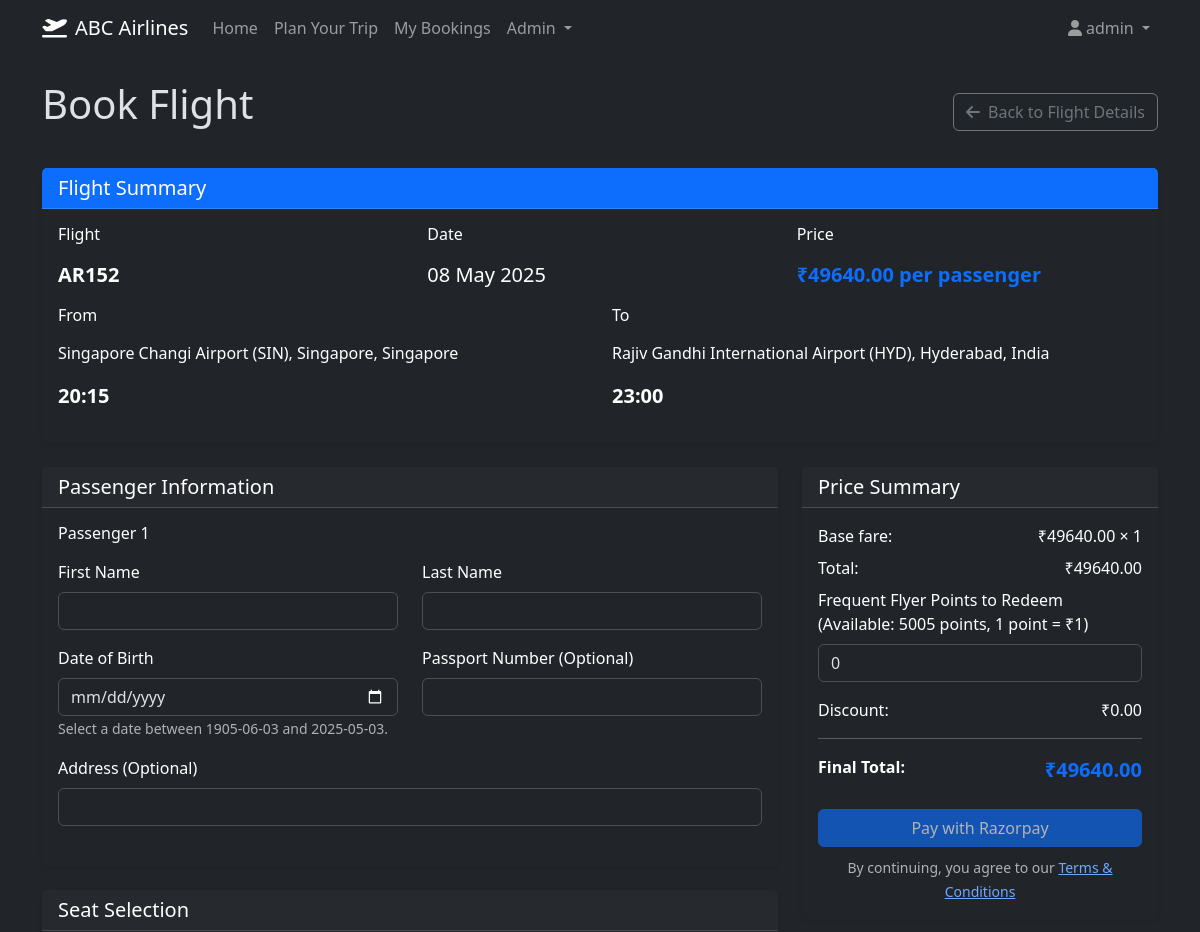
The app's page /flights/107/book (signed in, upper part), older data.
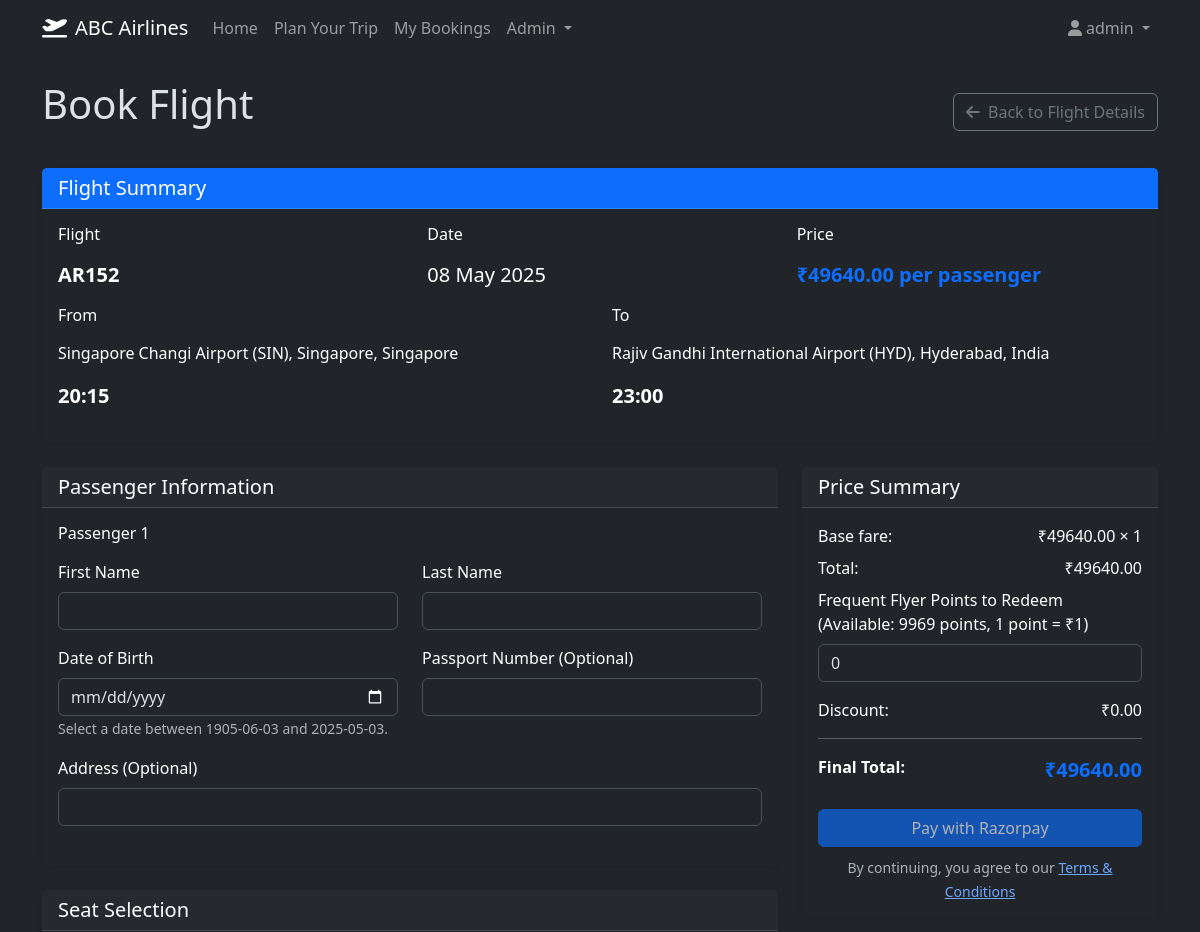
The same page, newer data.
### models.py (models this page shows, shortened)
class User(UserMixin, db.Model):
    __tablename__ = 'users'
    id = db.Column(db.Integer, primary_key=True)
    username = db.Column(db.String(80), unique=True, nullable=False)
    email = db.Column(db.String(120), unique=True, nullable=False)
    password_hash = db.Column(db.String(128), nullable=False)
    is_admin = db.Column(db.Boolean, default=False)
    frequent_flyer_points = db.Column(db.Integer, default=0)
    created_at = db.Column(db.DateTime, nullable=False, default=datetime.utcnow)  # Add created_at
    bookings = db.relationship('Booking', backref='user', lazy=True)

### routes.py (the view)
@app.route('/flights/<int:flight_id>/book', methods=['GET'])
@login_required
def book_flight(flight_id):
    flight = data.get_flight_by_id(flight_id)
    if not flight:
        flash('Flight not found', 'danger')
        return redirect(url_for('index'))
    passengers = int(request.args.get('passengers', 1))
    if flight.seats_available < passengers:
        flash(f'Not enough seats available. Only {flight.seats_available} seats left.', 'danger')
        return redirect(url_for('flight_details', flight_id=flight_id))
    form = BookingForm(flight_id=flight_id)
    while len(form.passengers) < passengers:
        form.passengers.append_entry()
    while len(form.passengers) > passengers:
        form.passengers.pop_entry()
    today = date.today()
    max_dob = (today - timedelta(days=1)).isoformat()
    min_dob = (today - timedelta(days=120*365)).isoformat()
    total_price = flight.get_current_price() * passengers
    return render_template(
        'booking.html',
        form=form,
        flight=flight,
        passengers=passengers,
        total_price=total_price,
        discount=0,
        final_price=total_price,
        get_airport_name=data.get_airport_name,
        format_datetime=format_datetime,
        format_price=format_price,
        seat_map=data.get_seat_map(flight_id),
        max_dob=max_dob,
        min_dob=min_dob
    )

### forms.py (shortened to what this page needs)
class BookingForm(FlaskForm):
    flight_id = HiddenField('Flight ID', validators=[DataRequired()])
    passengers = FieldList(FormField(PassengerForm), min_entries=1)
    selected_seats = HiddenField('Selected Seats')
    points_to_redeem = IntegerField('Frequent Flyer Points to Redeem', default=0, validators=[NumberRange(min=0)])
    submit = SubmitField('Confirm Booking')

class PassengerForm(FlaskForm):
    first_name = StringField('First Name', validators=[DataRequired(), Length(max=50)])
    last_name = StringField('Last Name', validators=[DataRequired(), Length(max=50)])
    date_of_birth = DateField('Date of Birth', validators=[DataRequired()], format='%Y-%m-%d')
    passport_number = StringField('Passport Number (Optional)', validators=[Length(max=20)])
    address = StringField('Address (Optional)', validators=[Length(max=200)])

### app.py (called while the page is built)
@login_manager.user_loader
def load_user(user_id):
    from models import User
    return User.query.get(int(user_id))

### data.py (called while the page is built)
def get_flight_by_id(flight_id):
    return Flight.query.get(flight_id)

### models.py (called while the page is built)
    def get_current_price(self):
        return self.price

### templates/booking.html (shortened to what the changed rows need)
{% extends "base.html" %}
{% block content %}
<div class="mb-4">
    <div class="d-flex justify-content-between align-items-center mb-4">
        <h1>Book Flight</h1>
    </div>
    <form method="post" id="bookingForm">
        <div class="row">
            <div class="col-md-4">
                <div class="card mb-4 bg-dark text-white">
                    <div class="card-body">
                        {% if current_user.frequent_flyer_points > 0 %}
                        <div class="row mb-3">
                            <div class="col-12">
                                <label for="{{ form.points_to_redeem.id }}" class="form-label">
                                    Frequent Flyer Points to Redeem (Available: {{ current_user.frequent_flyer_points }} points, 1 point = ₹1)
                                </label>
                                {{ form.points_to_redeem(class="form-control", max=current_user.frequent_flyer_points, min=0, value=0) }}
                            </div>
                        </div>
                        <div class="d-flex justify-content-between mb-2">
                            <span>Discount:</span>
                            <span id="discountAmount">{{ format_price(discount) }}</span>
                        </div>
                        {% else %}
                        <div class="d-flex justify-content-between mb-2">
                            <span>Discount:</span>
                            <span id="discountAmount">{{ format_price(0) }}</span>
                        </div>
                        <p class="text-muted small">No frequent flyer points available.</p>
                        {% endif %}
                    </div>
                </div>
            </div>
        </div>
    </form>
</div>
{% endblock %}

### templates/base.html (shortened to what this page needs)
<!DOCTYPE html>
<html lang="en" data-bs-theme="dark">
<head>
    <link rel="stylesheet" href="https://cdn.jsdelivr.net/npm/bootstrap@5.3.3/dist/css/bootstrap.min.css">
    <link rel="stylesheet" href="https://cdnjs.cloudflare.com/ajax/libs/font-awesome/6.0.0/css/all.min.css">
    <link rel="stylesheet" href="{{ url_for('static', filename='css/custom.css') }}">
</head>
<body>
    <nav class="navbar navbar-expand-lg navbar-dark bg-dark mb-4">
        <div class="container">
            <a class="navbar-brand" href="{{ url_for('index') }}">
                <i class="fas fa-plane-departure me-2"></i>ABC Airlines
            </a>
            <div class="collapse navbar-collapse" id="navbarNav">
                <ul class="navbar-nav me-auto">
                    <li class="nav-item">
                        <a class="nav-link" href="{{ url_for('index') }}">Home</a>
                    </li>
                    <li class="nav-item">
                        <button class="btn btn-link nav-link" data-bs-toggle="modal" data-bs-target="#travelModal">Plan Your Trip</button>
                    </li>
                    {% if current_user.is_authenticated %}
                    <li class="nav-item">
                        <a class="nav-link" href="{{ url_for('my_bookings') }}">My Bookings</a>
                    </li>
                    {% endif %}
                    {% if current_user.is_authenticated and current_user.is_admin %}
                    <li class="nav-item dropdown">
                        <a class="nav-link dropdown-toggle" href="#" id="adminDropdown" role="button" data-bs-toggle="dropdown">
                            Admin
                        </a>
                    </li>
                    {% endif %}
                </ul>
                <ul class="navbar-nav">
                    {% if current_user.is_authenticated %}
                    <li class="nav-item dropdown">
                        <a class="nav-link dropdown-toggle" href="#" id="userDropdown" role="button" data-bs-toggle="dropdown">
                            <i class="fas fa-user me-1"></i>{{ current_user.username }}
                        </a>
                    </li>
                    {% endif %}
                </ul>
            </div>
        </div>
    </nav>
    <main class="container pb-4">
        {% block content %}{% endblock %}
    </main>
</body>
</html>

Row changes from the older to the newer data that the page shows:
changed User "admin": frequent_flyer_points "5005" → "9969"
